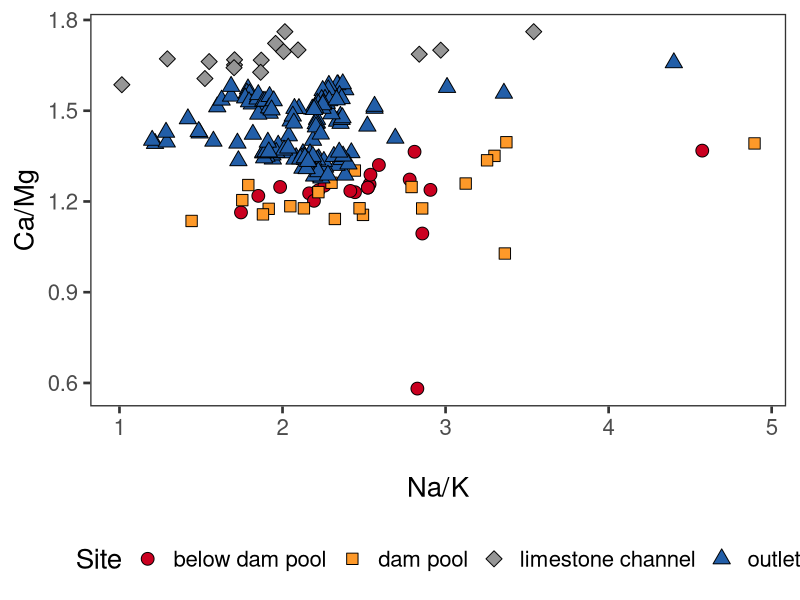
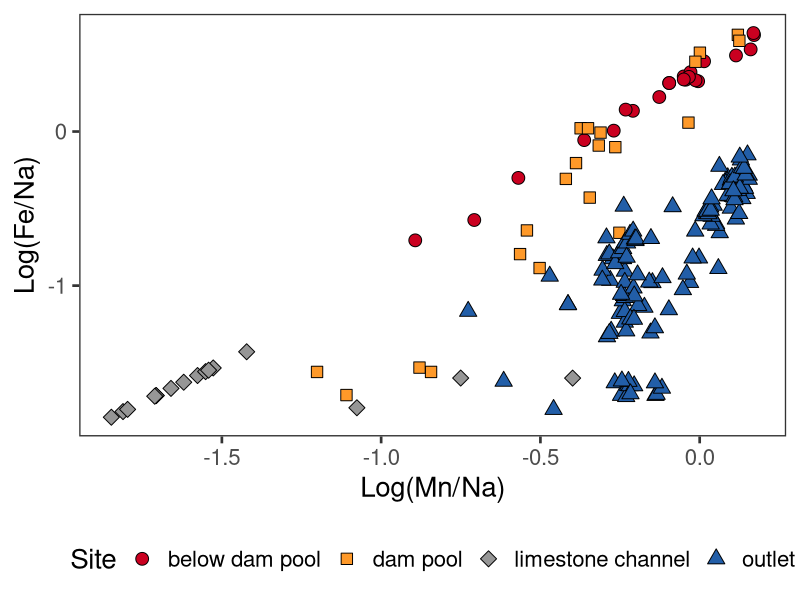
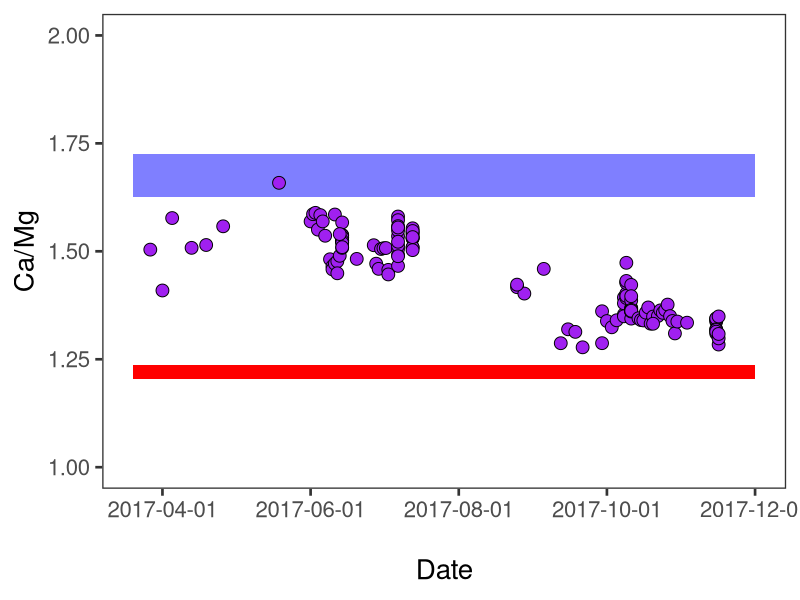
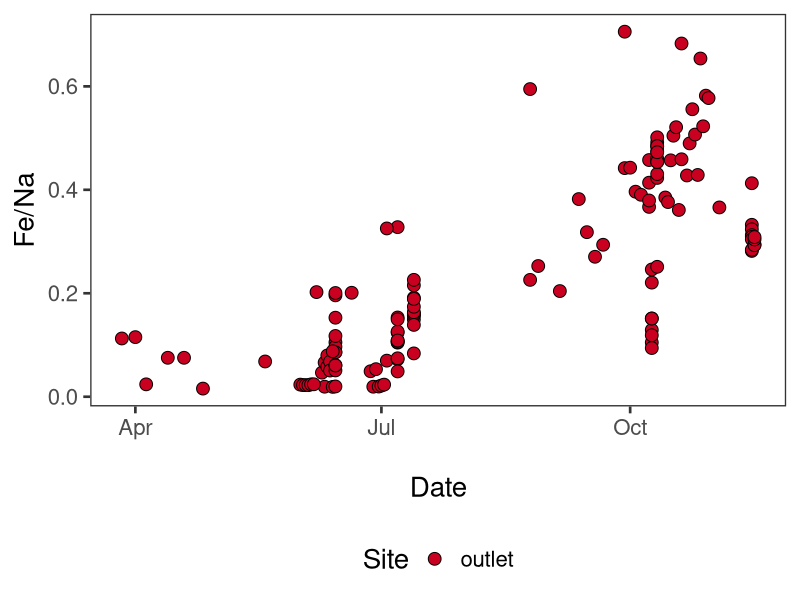
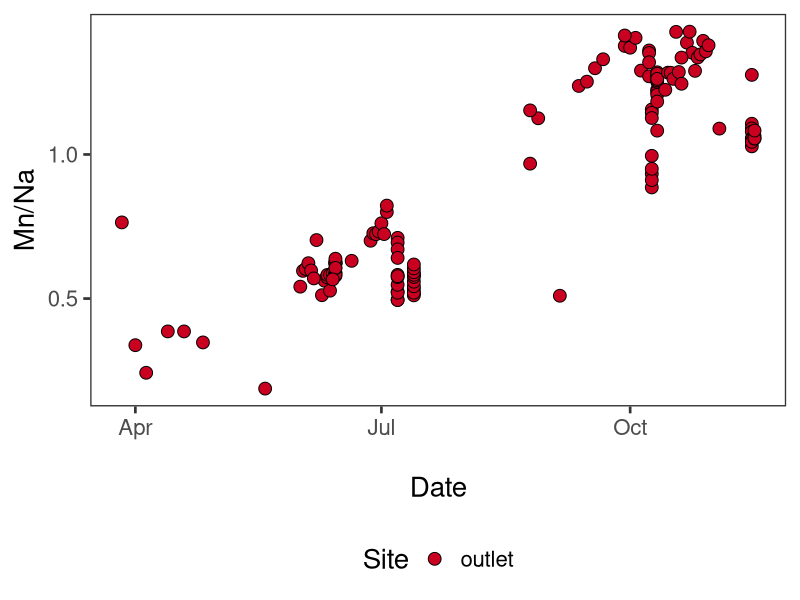
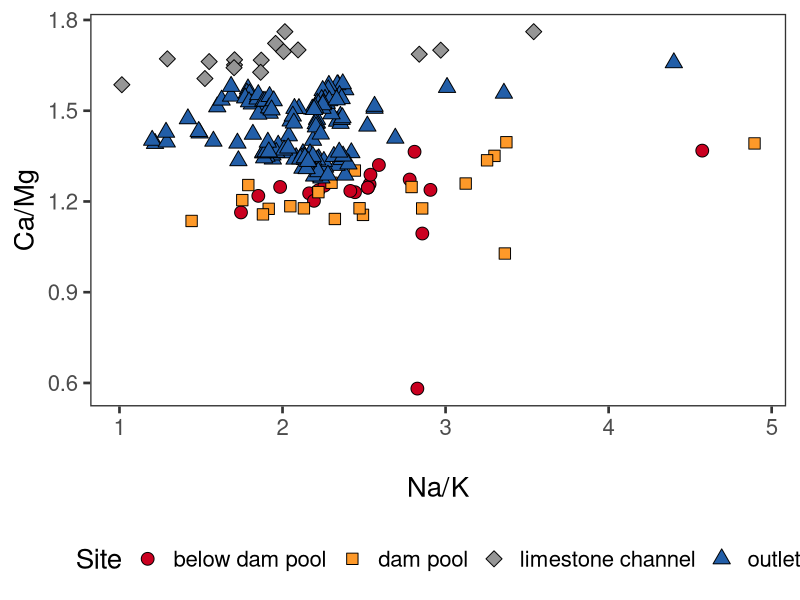
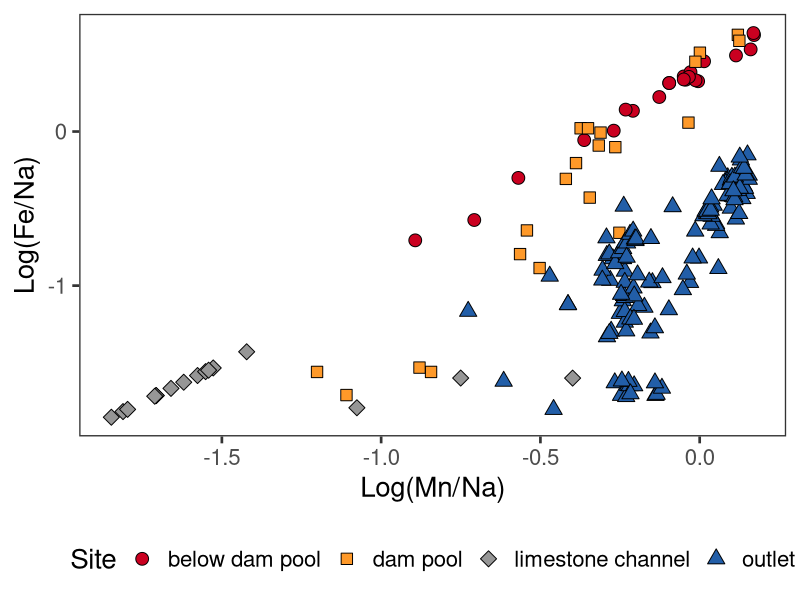
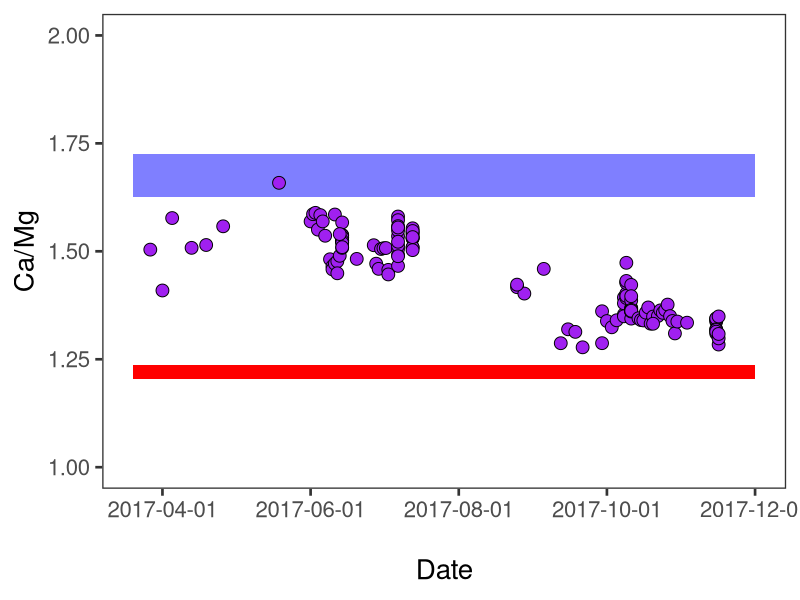

The R source for these figures, in order:
#Bring in mixing data
basecatmix<-read.csv("Mixing.csv",header=TRUE)

#Rename headings to be R friendly
newname<-c("sample_name","Site","date","Depth_cm","Al_mgL","Ca_mgL","Fe_mgL","K_mgL","Mg_mgL","Mn_mgL","Na_mgL")
colnames(basecatmix)<-newname

#convert date
library(lubridate)
basecatmix$newdate<-mdy(basecatmix$date)
basecatmix$doy<-yday(basecatmix$newdate)

#Transform mg/L to mmol/L

basecatmix$Al_mmolL<-(basecatmix$Al_mgL/26.982)
basecatmix$Ca_mmolL<-(basecatmix$Ca_mgL/40.08)
basecatmix$Fe_mmolL<-(basecatmix$Fe_mgL/55.845)
basecatmix$K_mmolL<-(basecatmix$K_mgL/39.099)
basecatmix$Mg_mmolL<-(basecatmix$Mg_mgL/24.305)
basecatmix$Mn_mmolL<-(basecatmix$Mn_mgL/54.938)
basecatmix$Na_mmolL<-(basecatmix$Na_mgL/22.99)

#Divide Ca by Mg and Na by K
basecatmix$Ca_Mg<-(basecatmix$Ca_mmolL/basecatmix$Mg_mmolL)
basecatmix$Na_K<-(basecatmix$Na_mmolL/basecatmix$K_mmolL)

#Ca/Mg std dev and std err
library(plyr)
CaMgstderr.site.summary<-ddply(basecatmix, c("sample_name","Depth_cm","Site"), summarise,
                            CaMgmean = mean(Ca_Mg,na.rm=TRUE), CaMgsd = sd(Ca_Mg,na.rm=TRUE),
                            CaMgsem = sd(Ca_Mg,na.rm=TRUE)/sqrt(length(Ca_Mg)))
                    

#Plots base cation mixing diagram
library(ggplot2)
pal<-c("#ca0020","#fe9929","#969696","#225ea8")
shape1<-c(21, 22, 23, 24)
Basecatmixing<-ggplot(basecatmix, aes(basecatmix$Na_K,basecatmix$Ca_Mg,fill=as.factor(Site),shape=as.factor(Site)))+
  geom_point(colour="black",size=4)+
  scale_shape_manual(values=shape1)+    
  scale_fill_manual(values=pal)+
  theme_bw(base_size=20)+
  theme(panel.grid.major = element_blank(), panel.grid.minor = element_blank())+
  guides(fill=guide_legend(title="Site"),shape=guide_legend(title="Site"))+
  xlab("\nNa/K")+
  ylab("Ca/Mg")+
  theme(legend.position="bottom")
#Call the graph
Basecatmixing

#save to pdf
pdf("Basecatmixing.pdf",height=6,width=8)
Basecatmixing
dev.off()

#Divide Fe and Mn by Na
basecatmix$Fe_Na<-(basecatmix$Fe_mmolL/basecatmix$Na_mmolL)
basecatmix$Mn_Na<-(basecatmix$Mn_mmolL/basecatmix$Na_mmolL)
#take log of that
basecatmix$logFeNa<-(log10(basecatmix$Fe_Na))
basecatmix$logMnNa<-(log10(basecatmix$Mn_Na))

#Plots Fe and Mn mixing diagram
library(ggplot2)
pal<-c("#ca0020","#fe9929","#969696","#225ea8")
shape1<-c(21, 22, 23, 24)
Metalsmixing<-ggplot(basecatmix, aes(basecatmix$logMnNa,basecatmix$logFeNa,fill=as.factor(Site),shape=as.factor(Site)))+
  geom_point(colour="black",size=4)+
  scale_shape_manual(values=shape1)+    
  scale_fill_manual(values=pal)+
  theme_bw(base_size=20)+
  theme(panel.grid.major = element_blank(), panel.grid.minor = element_blank())+
  guides(fill=guide_legend(title="Site"),shape=guide_legend(title="Site"))+
  xlab("Log(Mn/Na)")+
  ylab("Log(Fe/Na)")+
  theme(legend.position="bottom")
#Call the graph
Metalsmixing

#save to pdf
pdf("Metalsmixing.pdf",height=6,width=8)
Metalsmixing
dev.off()

#Access LC, BDP, and outlet subset of cation data and make mix by date file
Mixbydate<-basecatmix[which(basecatmix$sample_name == "OUT"),]

#convert date
library(lubridate)
Mixbydate$newdate<-mdy(Mixbydate$date)
Mixbydate$doy<-yday(Mixbydate$newdate)

#Plots Ca/Mg by date
library(ggplot2)
CaMgbydate<-ggplot(Mixbydate, aes(newdate,Mixbydate$Ca_Mg))+
   annotate("rect",fill="blue",alpha=0.5,xmin=as.Date("2017-03-20"),xmax=as.Date("2017-12-01"),ymin=1.62685682,ymax=1.72463918)+
  annotate("rect",fill="red",alpha=1,xmin=as.Date("2017-03-20"),xmax=as.Date("2017-12-01"),ymin=1.20536467,ymax=1.23625933)+
  theme_bw(base_size=20)+
  geom_point(colour="black",size=4,pch=21,fill="purple")+
  theme(panel.grid.major = element_blank(), panel.grid.minor = element_blank())+
  guides(fill=guide_legend(title="Site"),shape=guide_legend(title="Site"))+
  xlab("\nDate")+
  ylab("Ca/Mg")+
  scale_x_date(breaks=c(as.Date("2017-04-01"),as.Date("2017-06-01"),as.Date("2017-08-01"),as.Date("2017-10-01"),as.Date("2017-12-01")))+
  ylim(1,2)+
  theme(legend.position="bottom")
#Call the graph
CaMgbydate

#save to pdf
pdf("CaMgbydate.pdf",height=8,width=8)
CaMgbydate
dev.off()

#Plots Fe/Na by date
library(ggplot2)
pal<-c("#ca0020","#0571b0","#c2a5cf")
shape1<-c(21, 22, 23)
FeNabydate<-ggplot(Mixbydate, aes(newdate,Mixbydate$Fe_Na,fill=as.factor(Site),shape=as.factor(Site)))+
  geom_point(colour="black",size=4)+
  scale_shape_manual(values=shape1)+    
  scale_fill_manual(values=pal)+
  theme_bw(base_size=20)+
  theme(panel.grid.major = element_blank(), panel.grid.minor = element_blank())+
  guides(fill=guide_legend(title="Site"),shape=guide_legend(title="Site"))+
  xlab("\nDate")+
  ylab("Fe/Na")+
  theme(legend.position="bottom")
#Call the graph
FeNabydate

#save to pdf
pdf("FeNabydate.pdf",height=6,width=8)
FeNabydate
dev.off()

#Plots Mn/Na by date
library(ggplot2)
pal<-c("#ca0020","#0571b0","#c2a5cf")
shape1<-c(21, 22, 23)
MnNabydate<-ggplot(Mixbydate, aes(newdate,Mixbydate$Mn_Na,fill=as.factor(Site),shape=as.factor(Site)))+
  geom_point(colour="black",size=4)+
  scale_shape_manual(values=shape1)+    
  scale_fill_manual(values=pal)+
  theme_bw(base_size=20)+
  theme(panel.grid.major = element_blank(), panel.grid.minor = element_blank())+
  guides(fill=guide_legend(title="Site"),shape=guide_legend(title="Site"))+
  xlab("\nDate")+
  ylab("Mn/Na")+
  theme(legend.position="bottom")
#Call the graph
MnNabydate

#save to pdf
pdf("MnNabydate.pdf",height=6,width=8)
MnNabydate
dev.off()
